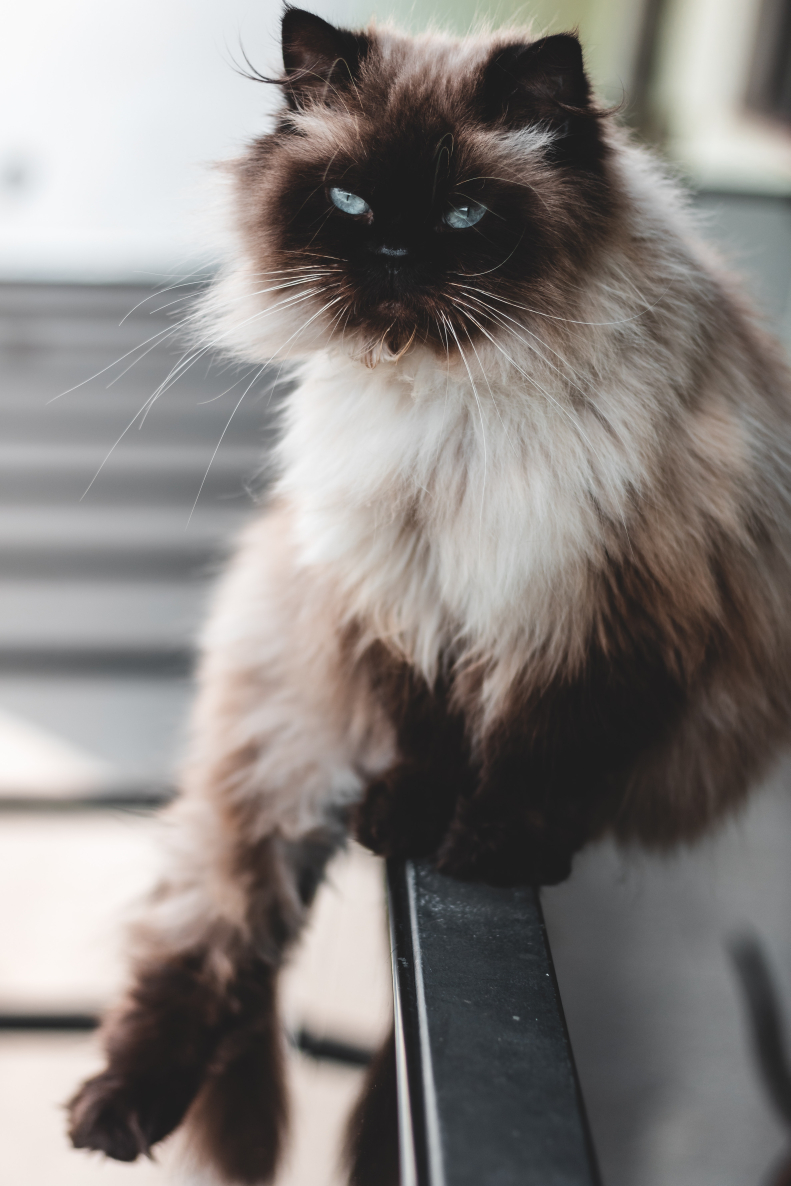
#> input picture picture/cat2.jpg, 3952 x 5928 px (shown at 1/5 size)
$ python -i useModelSVM.py   (imports and definitions only)
#> lines starting #> are read from the running program, lines starting #| are printed output that depends on the picture
#> further down, picture is the input picture: shape (5928, 3952, 3); mean B, G, R 126.4, 129.1, 134.1
import numpy as np
import matplotlib.pyplot as plt
import cv2
from sklearn.externals import joblib
from skimage.feature import hog
import os
from skillsnetwork import cvstudio

# type ctrl+F 'CONCLUSION: ' to easily find my learnings
PATH = 'C:/Users/User/Documents/openCVLearning/picture'

# Initialize the CV Studio Client
# [1 line that did not run here, left out]

# [1 line that did not run here, left out]
# [1 line that did not run here, left out]
# [1 line that did not run here, left out]
# [1 line not run here, left out]


def run_svm(image):
    ## show the original image
    orig_image = cv2.cvtColor(image, cv2.COLOR_BGR2RGB)
    plt.imshow(orig_image)
    plt.show()
    print('\n')
    ## convert the image into a numpy array
    image = np.array(image).astype('uint8')
    ## resize the image to a size of choice
    image = cv2.resize(image, (64, 64))
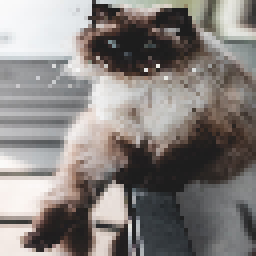
#> image: shape (64, 64, 3) (shown 4 times larger); mean B, G, R 126.3, 129, 134
    ## convert to grayscale to reduce the information in the picture
    grey_image = cv2.cvtColor(image, cv2.COLOR_BGR2GRAY)
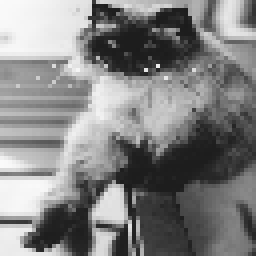
#> grey_image: shape (64, 64) (shown 4 times larger); min 28, max 250, mean 130.2
    ## extract H.O.G features
    hog_features, hog_image = hog(grey_image,
                          visualize=True,
                          block_norm='L2-Hys',
                          pixels_per_cell=(16, 16))
#> hog_features = 324 values, max 0.258 at index 166, min 0.00366 at index 8, mean 0.0948
    ## convert the H.O.G features into a numpy array
    image_array = np.array(hog_features)
#> image_array has the same summary as hog_features
    ## reshape the array
    image_array = image_array.reshape(1, -1)
    ## make a prediction
#> (the run stopped early here; a loop or call above may not have finished)

$ run again, on picture/cat3.jpg
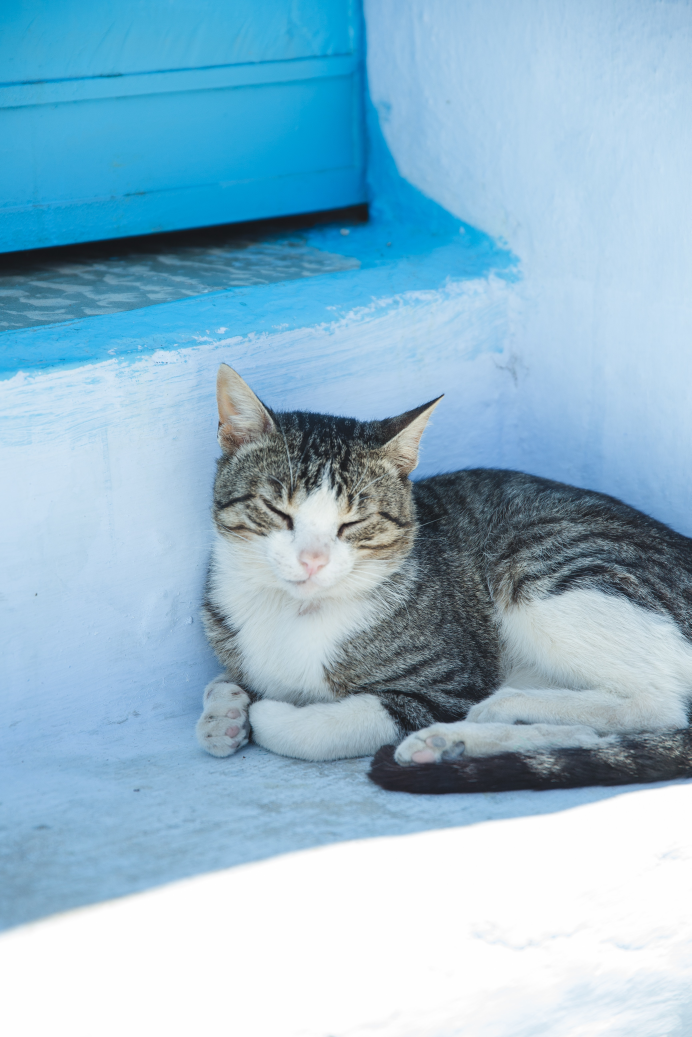
#> input picture picture/cat3.jpg, 3456 x 5184 px (shown at 1/5 size)
#> picture is the input picture: shape (5184, 3456, 3); mean B, G, R 206.5, 185.1, 146.8
#> in run_svm, `image = cv2.resize(image, (64, 64))`:
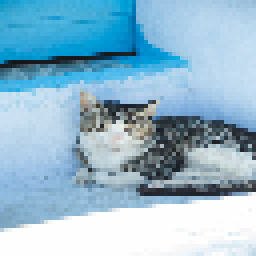
#> image: shape (64, 64, 3) (shown 4 times larger); mean B, G, R 206.8, 185.5, 147.1
#> in run_svm, `grey_image = cv2.cvtColor(image, cv2.COLOR_BGR2GRAY)`:
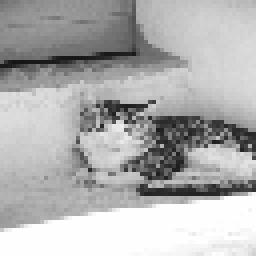
#> grey_image: shape (64, 64) (shown 4 times larger); min 22, max 255, mean 176.4
#> hog_features = 324 values, max 0.244 at index 256, min 0.00103 at index 307, mean 0.0851
#> image_array has the same summary as hog_features

$ run again, on picture/cat4.jpg
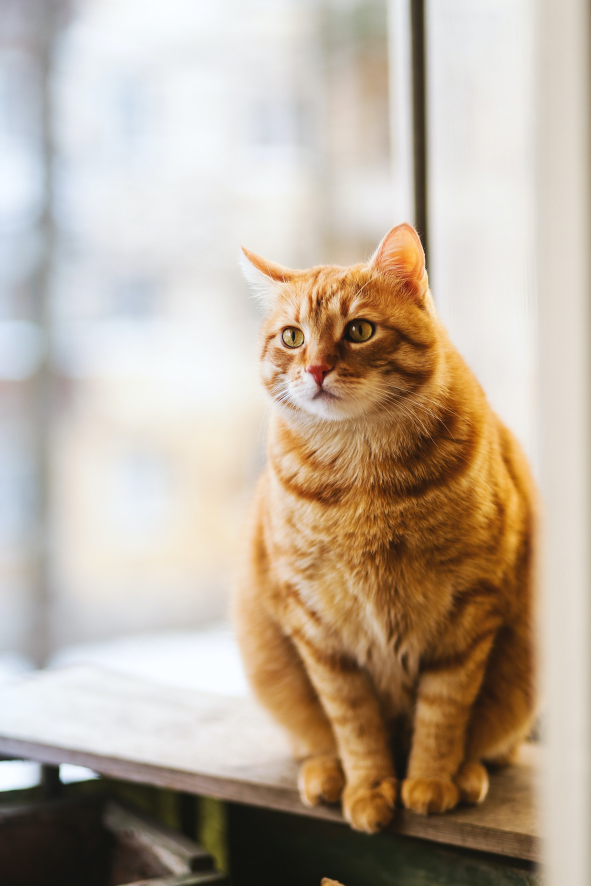
#> input picture picture/cat4.jpg, 1771 x 2657 px (shown at 1/3 size)
#> picture is the input picture: shape (2657, 1771, 3); mean B, G, R 157.9, 174.2, 188.7
#> in run_svm, `image = cv2.resize(image, (64, 64))`:
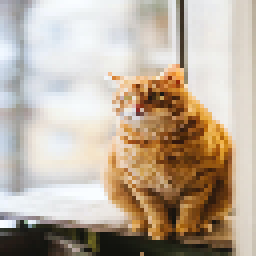
#> image: shape (64, 64, 3) (shown 4 times larger); mean B, G, R 158, 174.4, 188.7
#> in run_svm, `grey_image = cv2.cvtColor(image, cv2.COLOR_BGR2GRAY)`:
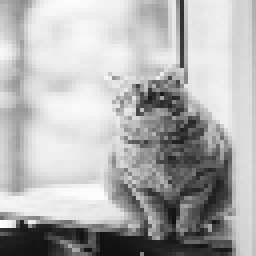
#> grey_image: shape (64, 64) (shown 4 times larger); min 17, max 252, mean 176.8
#> hog_features = 324 values, max 0.247 at index 18, min 0.00393 at index 102, mean 0.0906
#> image_array has the same summary as hog_features

$ run again, on picture/cat6.jpg
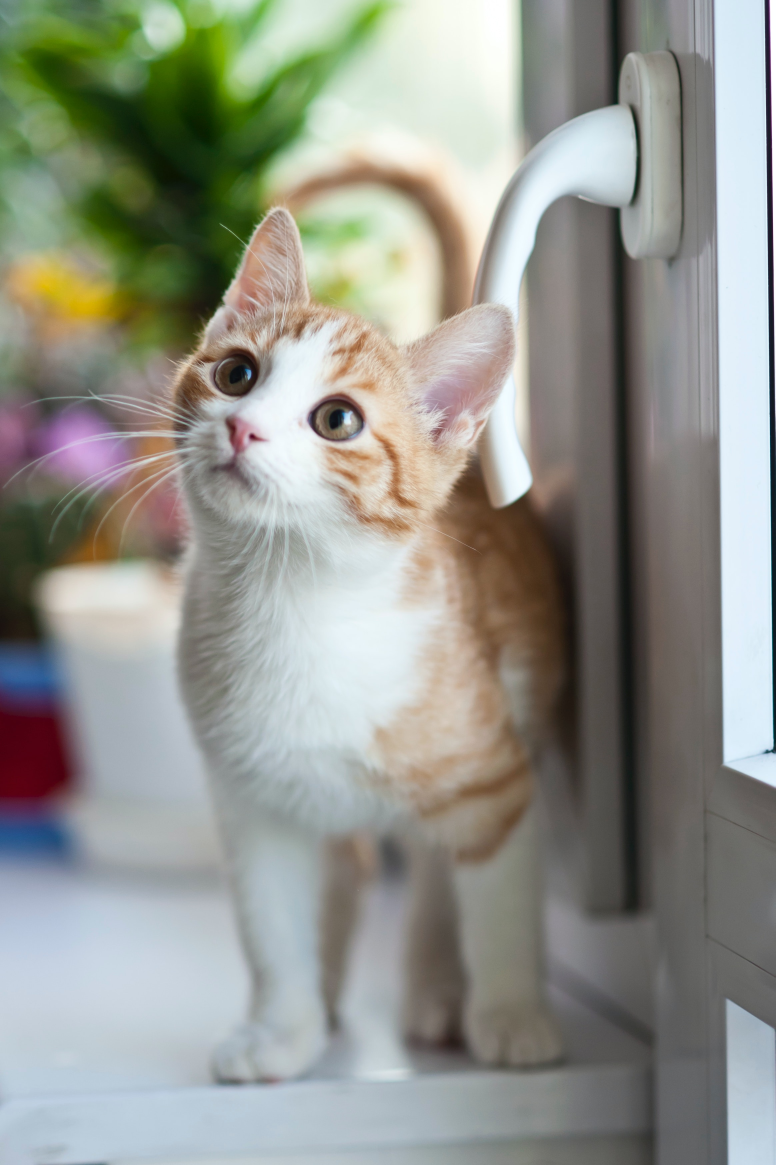
#> input picture picture/cat6.jpg, 2326 x 3495 px (shown at 1/3 size)
#> picture is the input picture: shape (3495, 2326, 3); mean B, G, R 140.6, 149, 146.9
#> in run_svm, `image = cv2.resize(image, (64, 64))`:
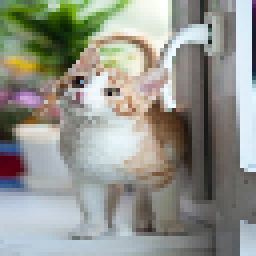
#> image: shape (64, 64, 3) (shown 4 times larger); mean B, G, R 140.4, 148.7, 146.6
#> in run_svm, `grey_image = cv2.cvtColor(image, cv2.COLOR_BGR2GRAY)`:
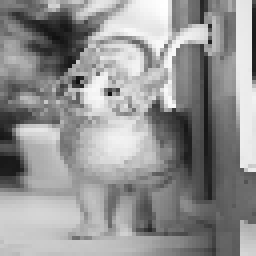
#> grey_image: shape (64, 64) (shown 4 times larger); min 15, max 255, mean 147.1
#> hog_features = 324 values, max 0.236 at index 99, min 0.000927 at index 224, mean 0.0929
#> image_array has the same summary as hog_features
